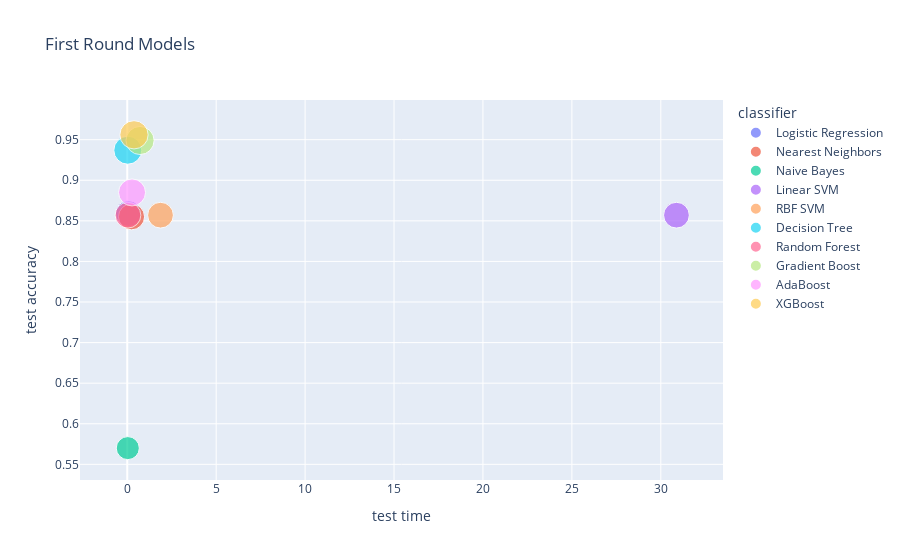

This figure's notebook cell:
### Code cell
#visualize performance v. time to train/test
fig = px.scatter(models, x="test time", y="test accuracy", color='classifier',title = 'First Round Models',size='test f1 score')
fig.show()

### Figure 1 — Plotly figure (JSON) as saved in the notebook; plotly's stock layout.template omitted (floating-point values rounded to 4 significant figures)
{"data": [{"hovertemplate": "classifier=Logistic Regression<br>test time=%{x}<br>test accuracy=%{y}<br>test f1 score=%{marker.size}<extra></extra>", "legendgroup": "Logistic Regression", "marker": {"color": "#636efa", "size": [0.808], "sizemode": "area", "sizeref": 0.002385, "symbol": "circle"}, "mode": "markers", "name": "Logistic Regression", "orientation": "v", "showlegend": true, "type": "scatter", "x": [0.07], "xaxis": "x", "y": [0.859], "yaxis": "y"}, {"hovertemplate": "classifier=Nearest Neighbors<br>test time=%{x}<br>test accuracy=%{y}<br>test f1 score=%{marker.size}<extra></extra>", "legendgroup": "Nearest Neighbors", "marker": {"color": "#EF553B", "size": [0.812], "sizemode": "area", "sizeref": 0.002385, "symbol": "circle"}, "mode": "markers", "name": "Nearest Neighbors", "orientation": "v", "showlegend": true, "type": "scatter", "x": [0.24], "xaxis": "x", "y": [0.855], "yaxis": "y"}, {"hovertemplate": "classifier=Naive Bayes<br>test time=%{x}<br>test accuracy=%{y}<br>test f1 score=%{marker.size}<extra></extra>", "legendgroup": "Naive Bayes", "marker": {"color": "#00cc96", "size": [0.634], "sizemode": "area", "sizeref": 0.002385, "symbol": "circle"}, "mode": "markers", "name": "Naive Bayes", "orientation": "v", "showlegend": true, "type": "scatter", "x": [0.03], "xaxis": "x", "y": [0.57], "yaxis": "y"}, {"hovertemplate": "classifier=Linear SVM<br>test time=%{x}<br>test accuracy=%{y}<br>test f1 score=%{marker.size}<extra></extra>", "legendgroup": "Linear SVM", "marker": {"color": "#ab63fa", "size": [0.791], "sizemode": "area", "sizeref": 0.002385, "symbol": "circle"}, "mode": "markers", "name": "Linear SVM", "orientation": "v", "showlegend": true, "type": "scatter", "x": [30.88], "xaxis": "x", "y": [0.857], "yaxis": "y"}, {"hovertemplate": "classifier=RBF SVM<br>test time=%{x}<br>test accuracy=%{y}<br>test f1 score=%{marker.size}<extra></extra>", "legendgroup": "RBF SVM", "marker": {"color": "#FFA15A", "size": [0.791], "sizemode": "area", "sizeref": 0.002385, "symbol": "circle"}, "mode": "markers", "name": "RBF SVM", "orientation": "v", "showlegend": true, "type": "scatter", "x": [1.87], "xaxis": "x", "y": [0.857], "yaxis": "y"}, {"hovertemplate": "classifier=Decision Tree<br>test time=%{x}<br>test accuracy=%{y}<br>test f1 score=%{marker.size}<extra></extra>", "legendgroup": "Decision Tree", "marker": {"color": "#19d3f3", "size": [0.933], "sizemode": "area", "sizeref": 0.002385, "symbol": "circle"}, "mode": "markers", "name": "Decision Tree", "orientation": "v", "showlegend": true, "type": "scatter", "x": [0.03], "xaxis": "x", "y": [0.937], "yaxis": "y"}, {"hovertemplate": "classifier=Random Forest<br>test time=%{x}<br>test accuracy=%{y}<br>test f1 score=%{marker.size}<extra></extra>", "legendgroup": "Random Forest", "marker": {"color": "#FF6692", "size": [0.791], "sizemode": "area", "sizeref": 0.002385, "symbol": "circle"}, "mode": "markers", "name": "Random Forest", "orientation": "v", "showlegend": true, "type": "scatter", "x": [0.04], "xaxis": "x", "y": [0.857], "yaxis": "y"}, {"hovertemplate": "classifier=Gradient Boost<br>test time=%{x}<br>test accuracy=%{y}<br>test f1 score=%{marker.size}<extra></extra>", "legendgroup": "Gradient Boost", "marker": {"color": "#B6E880", "size": [0.945], "sizemode": "area", "sizeref": 0.002385, "symbol": "circle"}, "mode": "markers", "name": "Gradient Boost", "orientation": "v", "showlegend": true, "type": "scatter", "x": [0.72], "xaxis": "x", "y": [0.949], "yaxis": "y"}, {"hovertemplate": "classifier=AdaBoost<br>test time=%{x}<br>test accuracy=%{y}<br>test f1 score=%{marker.size}<extra></extra>", "legendgroup": "AdaBoost", "marker": {"color": "#FF97FF", "size": [0.871], "sizemode": "area", "sizeref": 0.002385, "symbol": "circle"}, "mode": "markers", "name": "AdaBoost", "orientation": "v", "showlegend": true, "type": "scatter", "x": [0.27], "xaxis": "x", "y": [0.885], "yaxis": "y"}, {"hovertemplate": "classifier=XGBoost<br>test time=%{x}<br>test accuracy=%{y}<br>test f1 score=%{marker.size}<extra></extra>", "legendgroup": "XGBoost", "marker": {"color": "#FECB52", "size": [0.954], "sizemode": "area", "sizeref": 0.002385, "symbol": "circle"}, "mode": "markers", "name": "XGBoost", "orientation": "v", "showlegend": true, "type": "scatter", "x": [0.38], "xaxis": "x", "y": [0.956], "yaxis": "y"}], "layout": {"legend": {"itemsizing": "constant", "title": {"text": "classifier"}, "tracegroupgap": 0}, "title": {"text": "First Round Models"}, "xaxis": {"anchor": "y", "domain": [0, 1], "title": {"text": "test time"}}, "yaxis": {"anchor": "x", "domain": [0, 1], "title": {"text": "test accuracy"}}}}
